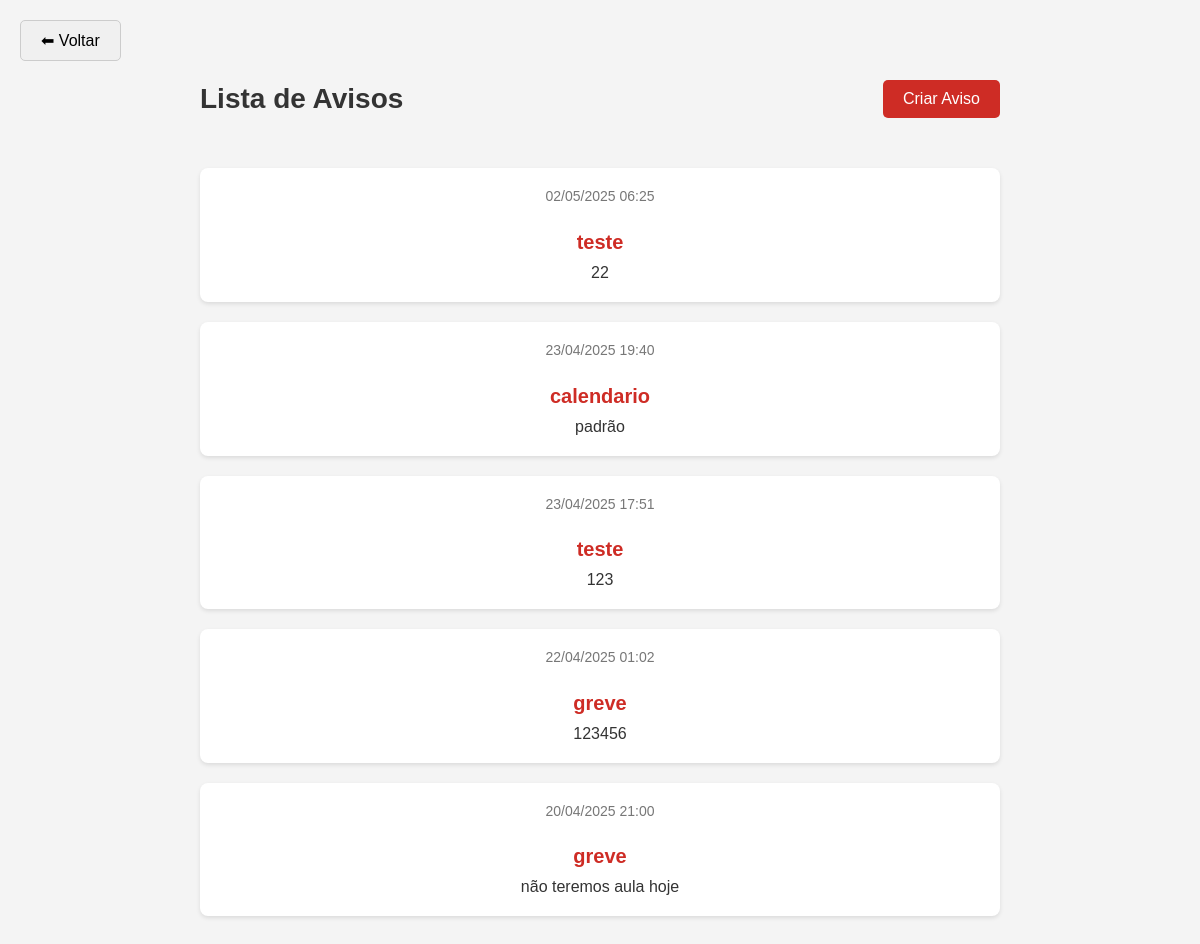
The page /avisos/ (signed in) on the database as committed earlier.
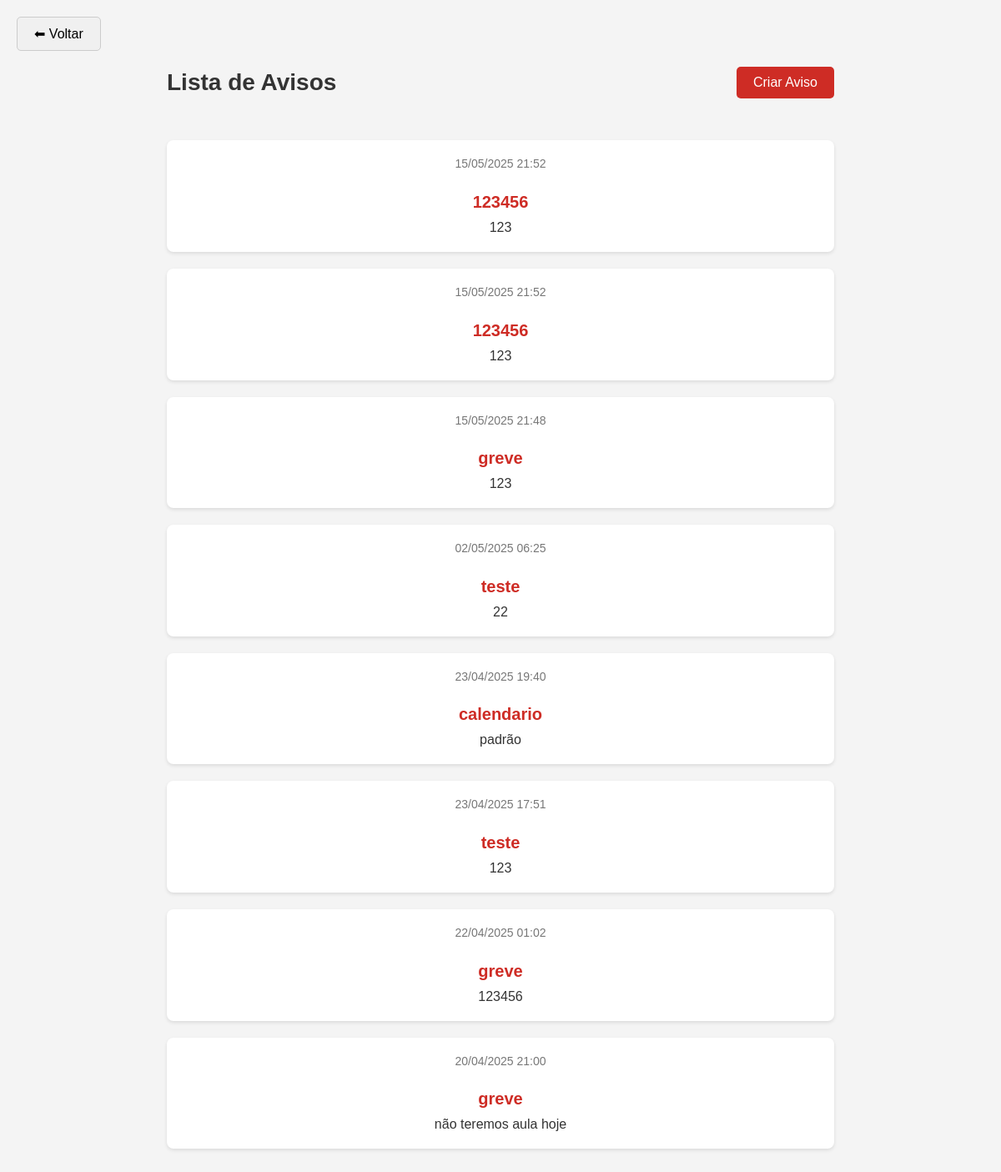
The same page on the database as committed later.
### portal/models.py (models this page shows, shortened)
class Aviso(models.Model):
    titulo = models.CharField(max_length=200)
    mensagem = models.TextField()
    data_criacao = models.DateTimeField(auto_now_add=True)
    criado_por = models.ForeignKey(User, on_delete=models.CASCADE)

### portal/views.py (the view)
# urls.py: path('avisos/', views.lista_avisos, name='lista_avisos'),
@login_required
def lista_avisos(request):
    avisos = Aviso.objects.order_by('-data_criacao')
    return render(request, 'lista_avisos.html', {'avisos': avisos})

### portal/templates/lista_avisos.html (shortened to what this page needs)
{% extends 'base.html' %}
{% block content %}
<div class="container-avisos">
    <div class="header">
        <h2>Lista de Avisos</h2>
        {% if request.user.is_authenticated and request.user.professor %}
            <a href="{% url 'criar_aviso' %}" class="btn-criar">Criar Aviso</a>
        {% endif %}
    </div>
    {% if avisos %}
        {% for aviso in avisos %}
            <div class="aviso-card">
                <div class="aviso-data">{{ aviso.data_criacao|date:"d/m/Y H:i" }}</div>
                <h4>{{ aviso.titulo }}</h4>
                <p>{{ aviso.mensagem }}</p>
            </div>
        {% endfor %}
    {% else %}
        <p class="sem-avisos">Nenhum aviso disponível no momento.</p>
    {% endif %}
</div>
    {% if request.user.is_authenticated %}
    {% if request.user.professor %}
            <button onclick="window.location.href='/professor/'"
                style="position: absolute; top: 20px; left: 20px;
                    padding: 10px 20px; font-size: 16px;
                    background-color: #f0f0f0; border: 1px solid #ccc;
                    border-radius: 5px; cursor: pointer;">
                ⬅ Voltar
            </button>
        {% endif %}
    {% endif %}
{% endblock %}

Rows that differ between the two databases and show on the page:
added Aviso: data_criacao "15/05/2025 21:52", titulo "123456", mensagem "123"
added Aviso: data_criacao "15/05/2025 21:52", titulo "123456", mensagem "123"
added Aviso: data_criacao "15/05/2025 21:48", titulo "greve", mensagem "123"
